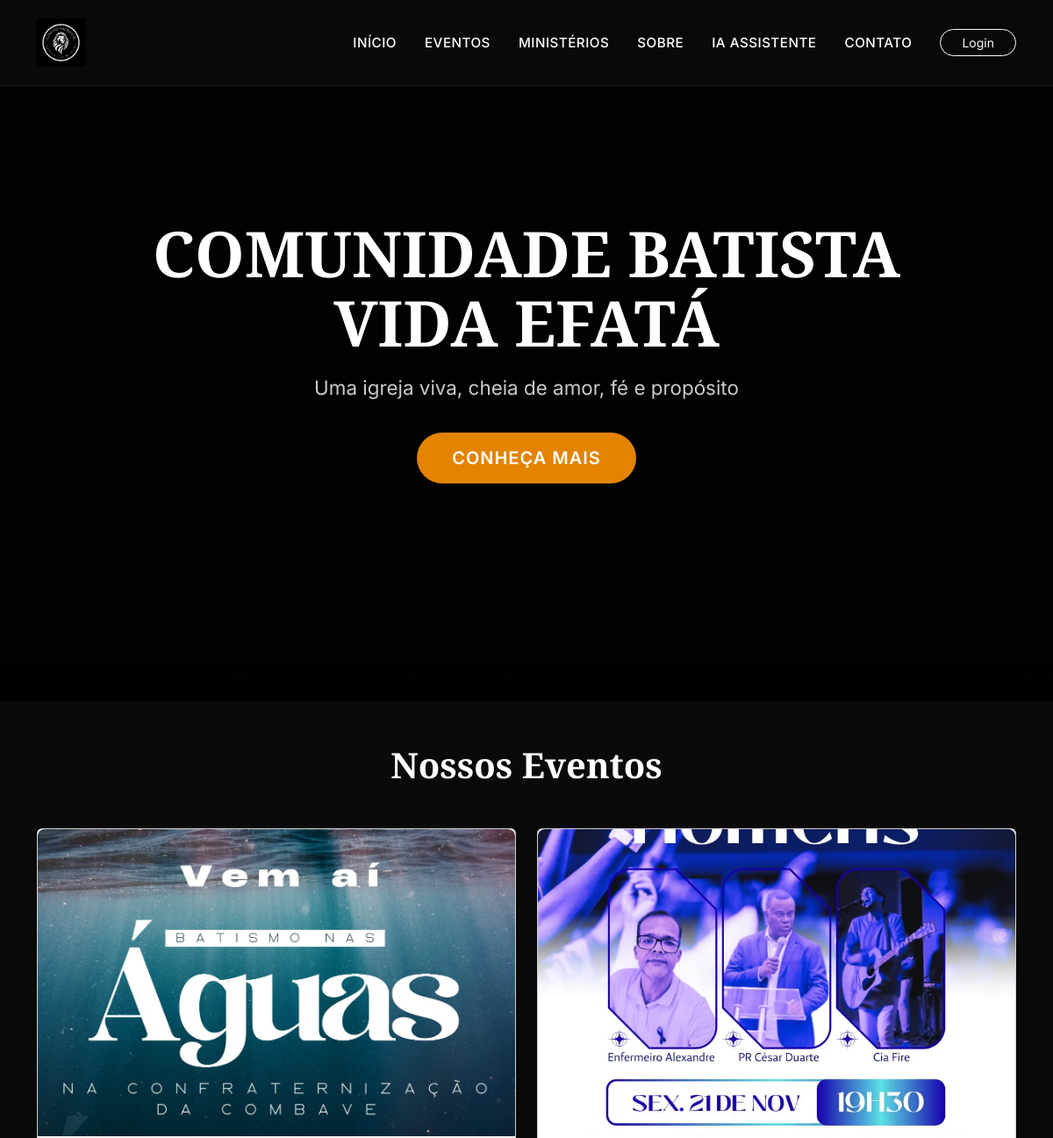
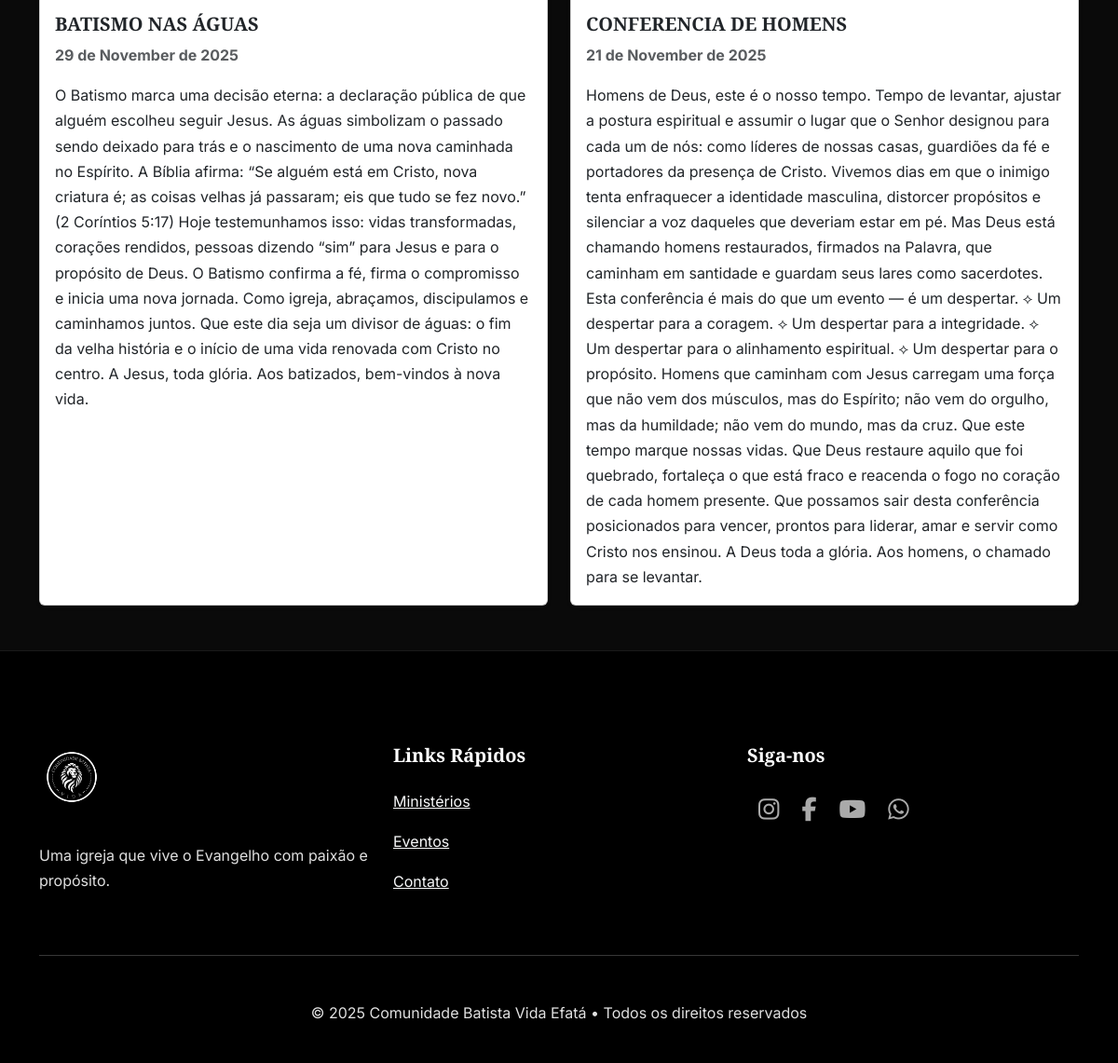
/eventos, run on the app's committed database (2 pictures, top to bottom).
### app.py (models this page shows)
class Evento(db.Model):
    __tablename__ = 'evento'
    id = db.Column(db.Integer, primary_key=True)
    titulo = db.Column(db.String(100), nullable=False)
    descricao = db.Column(db.Text, nullable=False)
    data = db.Column(db.Date, nullable=False)
    imagem = db.Column(db.String(200))

### app.py (the view)
@app.route('/eventos')
def eventos():
    eventos = Evento.query.order_by(Evento.data.desc()).all()
    return render_template('public/eventos.html', eventos=eventos)

### app.py (called while the page is built)
@app.context_processor
def inject_now():
    return {'now': datetime.utcnow()}

### templates/public/eventos.html (shortened to what this page needs)
{% extends "base.html" %}
{% block content %}
<div class="container py-5">
    <h1 class="text-center mb-5">Nossos Eventos</h1>
    <div class="row g-4">
        {% for e in eventos %}
        <div class="col-lg-6">
            <div class="card h-100 shadow-sm">
                <a href="#" data-bs-toggle="modal" data-bs-target="#imagemModal{{ e.id }}">
                    {% if e.imagem %}
                        <img src="{{ url_for('uploaded_file', filename=e.imagem) }}"
                             class="w-100"
                             style="height: 350px; object-fit: cover; border-top-left-radius: .5rem; border-top-right-radius: .5rem;">
                    {% else %}
                        <img src="https://via.placeholder.com/900x600/6c757d/ffffff?text=Sem+Imagem"
                             class="w-100"
                             style="height: 350px; object-fit: cover; border-top-left-radius: .5rem; border-top-right-radius: .5rem;">
                    {% endif %}
                </a>
                <div class="card-body">
                    <h5 class="card-title">{{ e.titulo }}</h5>
                    <p class="card-text text-muted"><strong>{{ e.data.strftime('%d de %B de %Y') }}</strong></p>
                    <p class="card-text">{{ e.descricao }}</p>
                </div>
            </div>
        </div>
        {% endfor %}
    </div>
</div>
{% endblock %}

### templates/base.html (style rules this page uses)
:root { --cor-primaria: #e38300; --cor-secundaria: #ffffff; --cor-fundo: #0a0a0a; --cor-texto: #e0e0e0; --cor-cinza: #333; }
body { font-family: 'Inter', sans-serif; background-color: var(--cor-fundo); color: var(--cor-texto); line-height: 1.7; font-weight: 400; }
h1, h2, h3, h4, h5, h6 { font-family: 'Playfair Display', serif; font-weight: 700; color: white; }

### data on the page
Evento: imagem (picture), titulo "BATISMO NAS ÁGUAS", data "29 de November de 2025", descricao "O Batismo marca uma decisão eterna: a declaração pública de que alguém escolheu seguir Jesus. As águas simbolizam o passado sendo deixado para trás e o nascimento de uma nova caminhada no Espírito. A Bíblia afirma: “Se alguém está em Cristo, nova criatura é; as coisas velhas já passaram; eis que tudo se fez novo.” (2 Coríntios 5:17) Hoje testemunhamos isso: vidas transformadas, corações rendidos, pessoas dizendo “sim” para Jesus e para o propósito de Deus. O Batismo confirma a fé, firma o compromisso e inicia uma nova jornada. Como igreja, abraçamos, discipulamos e caminhamos juntos. Que este dia seja um divisor de águas: o fim da velha história e o início de uma vida renovada com Cristo no…"
Evento: imagem (picture), titulo "CONFERENCIA DE HOMENS", data "21 de November de 2025", descricao "Homens de Deus, este é o nosso tempo. Tempo de levantar, ajustar a postura espiritual e assumir o lugar que o Senhor designou para cada um de nós: como líderes de nossas casas, guardiões da fé e portadores da presença de Cristo. Vivemos dias em que o inimigo tenta enfraquecer a identidade masculina, distorcer propósitos e silenciar a voz daqueles que deveriam estar em pé. Mas Deus está chamando homens restaurados, firmados na Palavra, que caminham em santidade e guardam seus lares como sacerdotes. Esta conferência é mais do que um evento — é um despertar. ⟡ Um despertar para a coragem. ⟡ Um despertar para a integridade. ⟡ Um despertar para o alinhamento espiritual. ⟡ Um despertar para o…"
